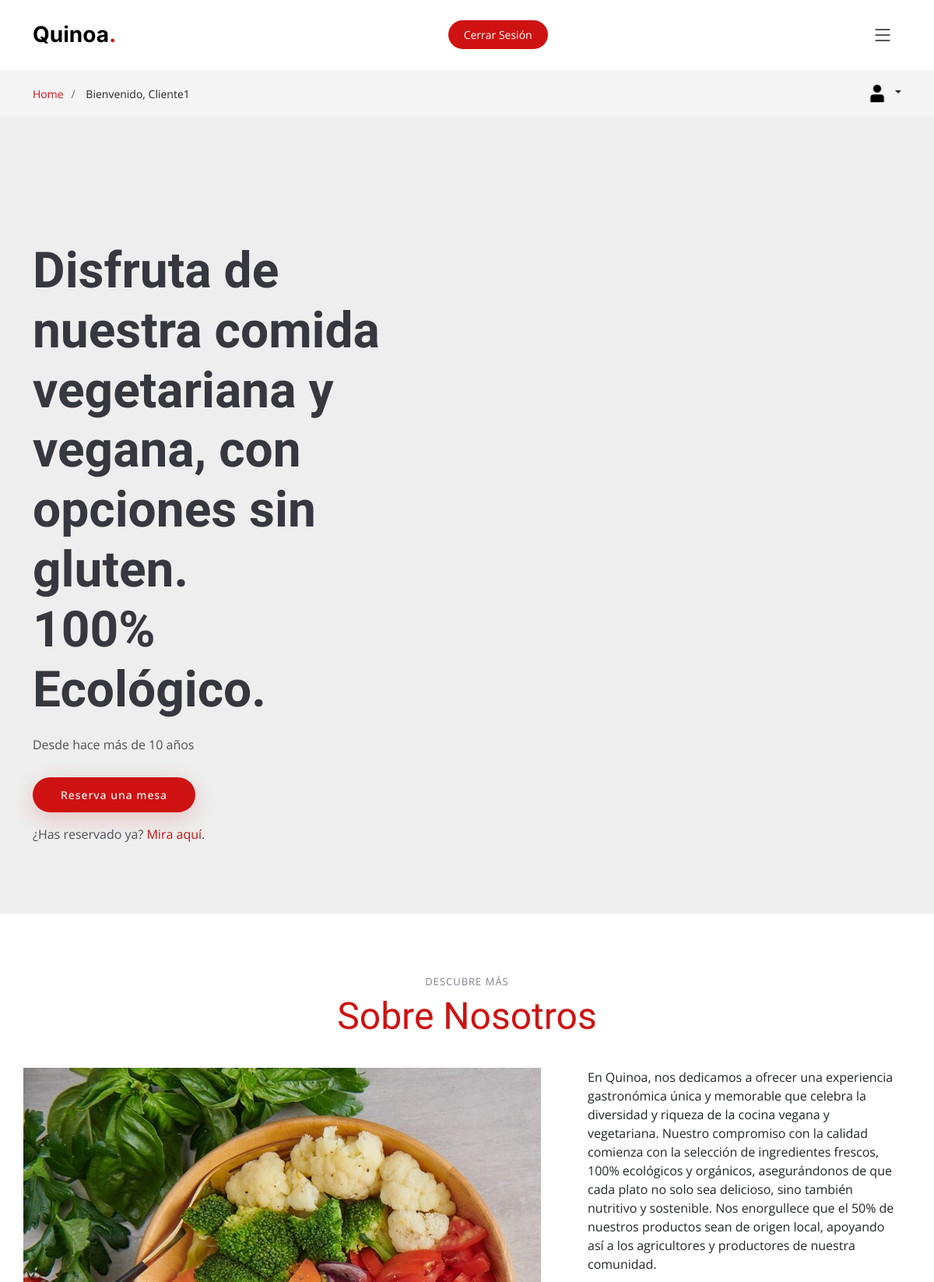
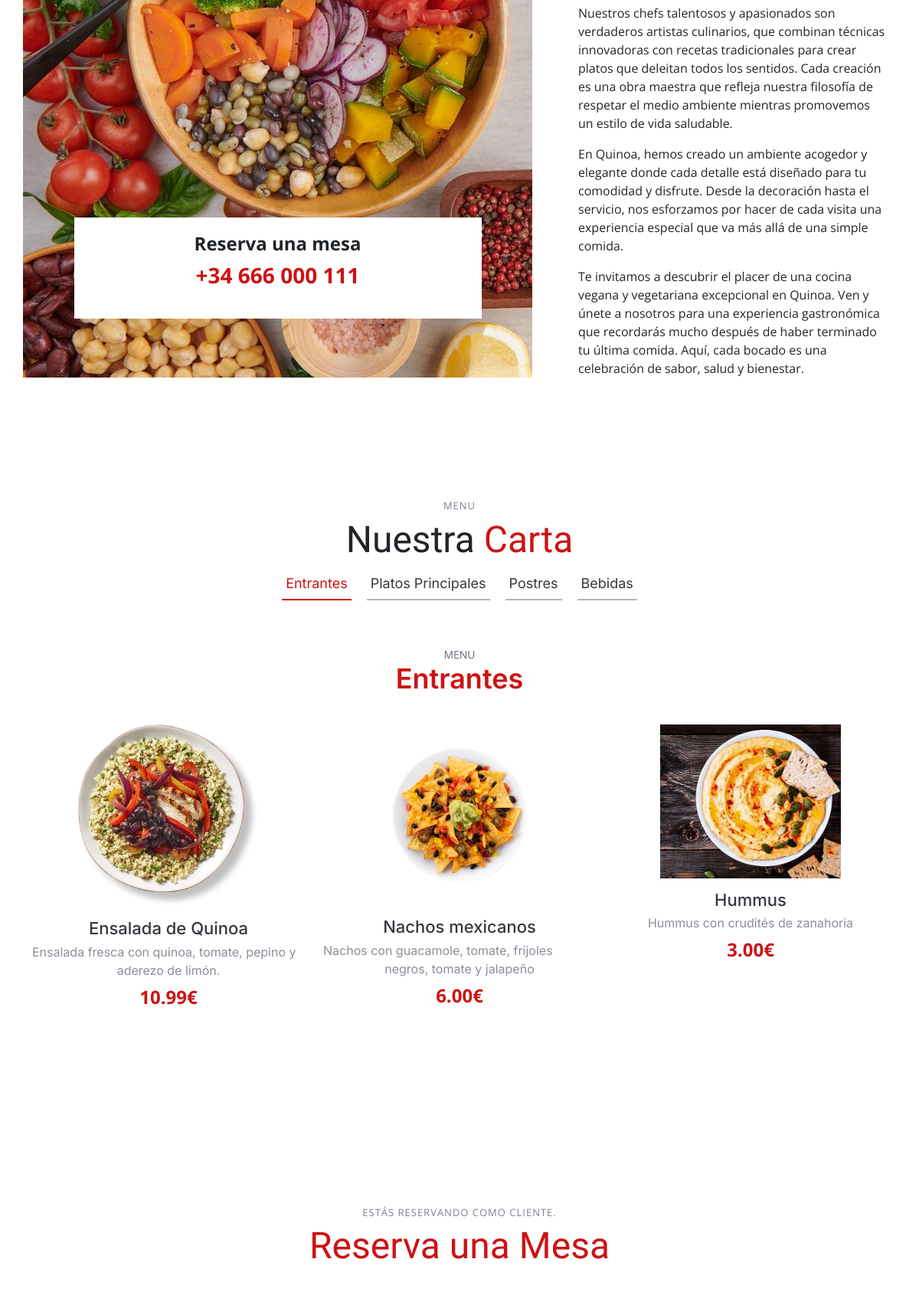
Screenshot of /indexCliente.php (signed in, upper part) with the database file from the repository (2 pictures, top to bottom).
### tables this page shows
CREATE TABLE `menu` (
  `id` int(11) NOT NULL,
  `name` varchar(255) DEFAULT NULL,
  `descrip` varchar(255) DEFAULT NULL,
  `category` varchar(255) NOT NULL,
  `price` decimal(10,2) DEFAULT NULL,
  `img` varchar(255) DEFAULT NULL,
  `state` int(11) NOT NULL
);

### consultas.php (called while the page is built, shortened)
<?php
function conectar()
{
    $conexion = mysqli_connect(DB_SERVER, DB_USERNAME, DB_PASSWORD, DB_NAME);
    return $conexion;
}
function listarMenuIndex()
{
    $conexion = conectar();
    $menuItems = array();
    if ($conexion != null) {
        $sql = "SELECT * FROM menu WHERE state = 1 ORDER BY id ASC";
        $consulta = mysqli_query($conexion, $sql);
        if (mysqli_num_rows($consulta) > 0) {
            while ($datos = mysqli_fetch_assoc($consulta)) {
                $menuItems[] = $datos;
            }
        }
    }
    return $menuItems;
}

### indexCliente.php (the view, shortened to what this page needs)
<?php
require_once("consultas.php");
$menuItems = listarMenuIndex();
?>
<!DOCTYPE html>
<html lang="en">
<head>
  <link href="assets/vendor/bootstrap/css/bootstrap.min.css" rel="stylesheet">
  <link href="assets/vendor/bootstrap-icons/bootstrap-icons.css" rel="stylesheet">
  <link href="assets/vendor/aos/aos.css" rel="stylesheet">
  <link href="assets/vendor/glightbox/css/glightbox.min.css" rel="stylesheet">
  <link href="assets/vendor/swiper/swiper-bundle.min.css" rel="stylesheet">
  <link href="assets/css/main.css" rel="stylesheet">
</head>
<body>
  <header id="header" class="header fixed-top d-flex align-items-center">
    <div class="container d-flex align-items-center justify-content-between">
      <a href="indexCliente.php" class="logo d-flex align-items-center me-auto me-lg-0">
        <h1>Quinoa<span>.</span></h1>
      </a>
      <a class="btn-book-a-table" href="iniciosesion.php" name="logout">Cerrar Sesión</a>
      <i class="mobile-nav-toggle mobile-nav-show bi bi-list"></i>
    </div>
  </header>
  <main id="main">
    <div class="breadcrumbs">
      <div class="container">
        <div class="d-flex justify-content-between align-items-center">
          <ol>
            <li><a href="indexCliente.php">Home</a></li>
            <li>
              Bienvenido, <?php echo $_SESSION["login"]["name"]; ?>
            </li>
          </ol>
          <div class="dropdown book-a-table">
            <a class="nav-link dropdown-toggle" data-bs-toggle="dropdown" href="#" role="button" aria-haspopup="true"
              aria-expanded="false">
              <img src="img/usuario.png" alt="Perfil" width="30" height="30">
            </a>
          </div>
        </div>
      </div>
    </div>
    <section id="hero" class="hero d-flex align-items-center section-bg">
      <div class="container">
        <div class="row justify-content-between gy-5">
          <div
            class="col-lg-5 order-2 order-lg-1 d-flex flex-column justify-content-center align-items-center align-items-lg-start text-center text-lg-start">
            <h2 data-aos="fade-up">Disfruta de nuestra comida vegetariana y vegana, con opciones sin gluten.
              <br>100% Ecológico.
            </h2>
            <p data-aos="fade-up" data-aos-delay="100">Desde hace más de 10 años</p>
            <div class="d-flex" data-aos="fade-up" data-aos-delay="200">
              <a href="#reserva" class="btn-book-a-table">Reserva una mesa</a>
            </div>
            <p class="mt-3 text-center" data-aos="fade-up" data-aos-delay="200">
              ¿Has reservado ya? <a href="#" data-bs-toggle="modal" data-bs-target="#modalReservas">Mira aquí</a>.
            </p>
          </div>
          <div class="col-lg-5 order-1 order-lg-2 text-center text-lg-start">
          </div>
        </div>
      </div>
    </section>
    <section id="about" class="about">
      <div class="container" data-aos="fade-up">
        <div class="section-header">
          <h2>Descubre Más</h2>
          <p><span>Sobre Nosotros</span></p>
        </div>
        <div class="row gy-4">
          <div class="col-lg-7 position-relative about-img" style="background-image: url(assets/img/about.jpg) ;"
            data-aos="fade-up" data-aos-delay="150">
            <div class="call-us position-absolute">
              <h4>Reserva una mesa</h4>
            <p>+34  666 000 111</p>
          </div>
        </div>
        <div class="col-lg-5 d-flex align-items-end" data-aos="fade-up" data-aos-delay="300">
          <div class="content ps-0 ps-lg-5">
            <p>
              En Quinoa, nos dedicamos a ofrecer una experiencia gastronómica única y memorable que celebra la diversidad y riqueza de la cocina vegana y vegetariana. Nuestro compromiso con la calidad comienza con la selección de ingredientes frescos, 100% ecológicos y orgánicos, asegurándonos de que cada plato no solo sea delicioso, sino también nutritivo y sostenible. Nos enorgullece que el 50% de nuestros productos sean de origen local, apoyando así a los agricultores y productores de nuestra comunidad.
            </p>
            <p>
                Nuestros chefs talentosos y apasionados son verdaderos artistas culinarios, que combinan técnicas innovadoras con recetas tradicionales para crear platos que deleitan todos los sentidos. Cada creación es una obra maestra que refleja nuestra filosofía de respetar el medio ambiente mientras promovemos un estilo de vida saludable.
            </p>
            <p>
                En Quinoa, hemos creado un ambiente acogedor y elegante donde cada detalle está diseñado para tu comodidad y disfrute. Desde la decoración hasta el servicio, nos esforzamos por hacer de cada visita una experiencia especial que va más allá de una simple comida.
            </p>
            <p>
                Te invitamos a descubrir el placer de una cocina vegana y vegetariana excepcional en Quinoa. Ven y únete a nosotros para una experiencia gastronómica que recordarás mucho después de haber terminado tu última comida. Aquí, cada bocado es una celebración de sabor, salud y bienestar.
            </p>
            </div>
          </div>
        </div>
      </div>
    </section>
    <section id="menu" class="menu">
      <div class="container" data-aos="fade-up">
        <div class="section-header">
          <h2>Menu</h2>
          <p>Nuestra <span>Carta</span></p>
          <ul class="nav nav-tabs d-flex justify-content-center" data-aos="fade-up" data-aos-delay="200">
            <li class="nav-item">
              <a class="nav-link active show" data-bs-toggle="tab" data-bs-target="#menu-starters">
                <h4>Entrantes</h4>
              </a>
            </li>
            <li class="nav-item">
              <a class="nav-link" data-bs-toggle="tab" data-bs-target="#menu-main">
                <h4>Platos Principales</h4>
              </a>
            <li class="nav-item">
              <a class="nav-link" data-bs-toggle="tab" data-bs-target="#menu-desserts">
                <h4>Postres</h4>
              </a>
            </li>
            <li class="nav-item">
              <a class="nav-link" data-bs-toggle="tab" data-bs-target="#menu-drinks">
                <h4>Bebidas</h4>
              </a>
            </li>
          </ul>
        </div>
        <div class="tab-content" data-aos="fade-up" data-aos-delay="300">
          <div class="tab-pane fade active show" id="menu-starters">
            <div class="tab-header text-center">
              <p>Menu</p>
              <h3>Entrantes</h3>
            </div>
            <div class="row gy-5">
              <?php
              foreach ($menuItems as $item) {
                if ($item['category'] === 'Entrante') {
                  echo '<div class="col-lg-4 menu-item">';
                  echo '<a href="' . $item["img"] . '" class="glightbox"><img src="' . $item["img"] . '" class="menu-img img-fluid" alt=""></a>';
                  echo '<h4>' . $item["name"] . '</h4>';
                  echo '<p class="ingredients">' . $item["descrip"] . '</p>';
                  echo '<p class="price">' . $item["price"] . '€</p>';
                  echo '</div>';
                }
              }
              ?>
            </div>
          </div>
        </div>
      </div>
    </section>
    <section id="reservar" class="sample-page">
      <div class="container" data-aos="fade-up">
        <section id="book-a-table" class="book-a-table">
          <div class="container" data-aos="fade-up">
            <div class="section-header">
              <h2>Estás reservando como cliente.</h2>
              <p> <span>Reserva una Mesa</span> </p>
            </div>
          </div>
        </section>
      </div>
    </section>
</body>
</html>

### rows the page displays
menu: img (picture), name "Ensalada de Quinoa", descrip "Ensalada fresca con quinoa, tomate, pepino y aderezo de limón.", price "10.99"
menu: img (picture), name "Nachos mexicanos", descrip "Nachos con guacamole, tomate, frijoles negros, tomate y jalapeño", price "6.00"
menu: img (picture), name "Hummus", descrip "Hummus con crudités de zanahoria", price "3.00"

### other values shown
$_SESSION["login"]["name"] "Cliente1"
